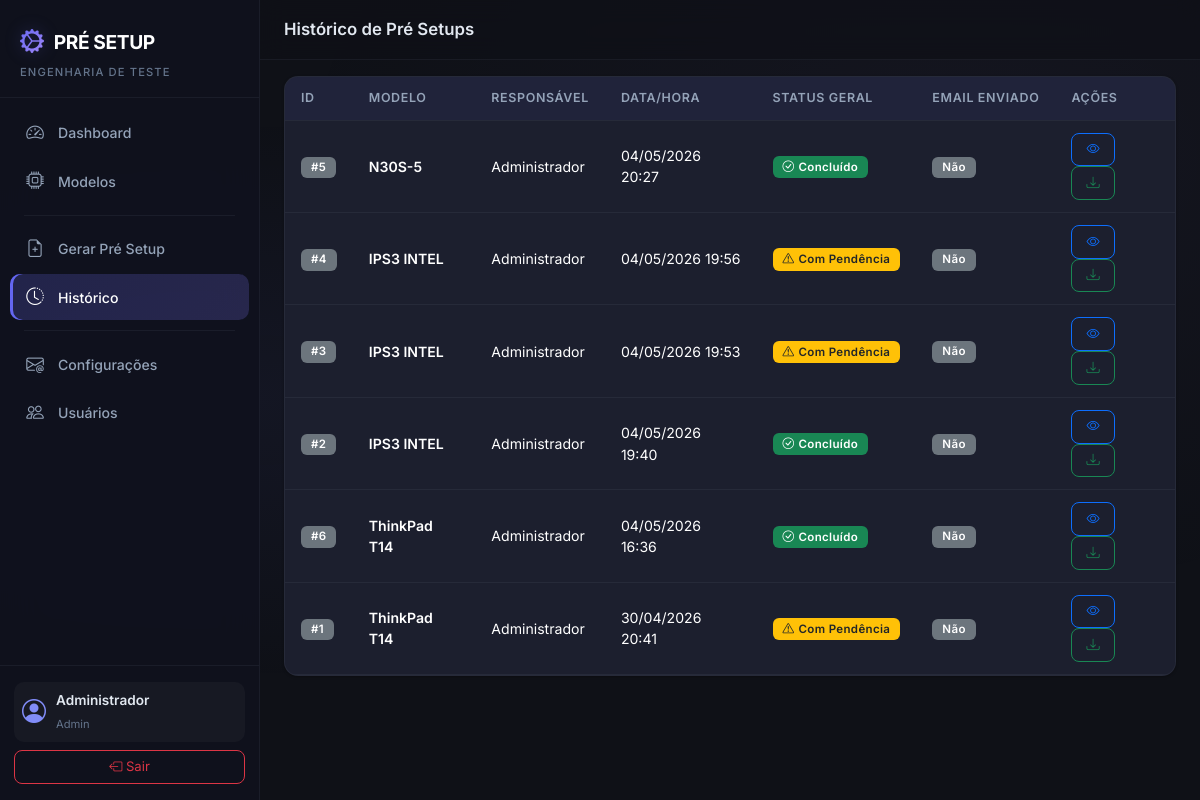
The page /setup/history (signed in) on the database as committed earlier.
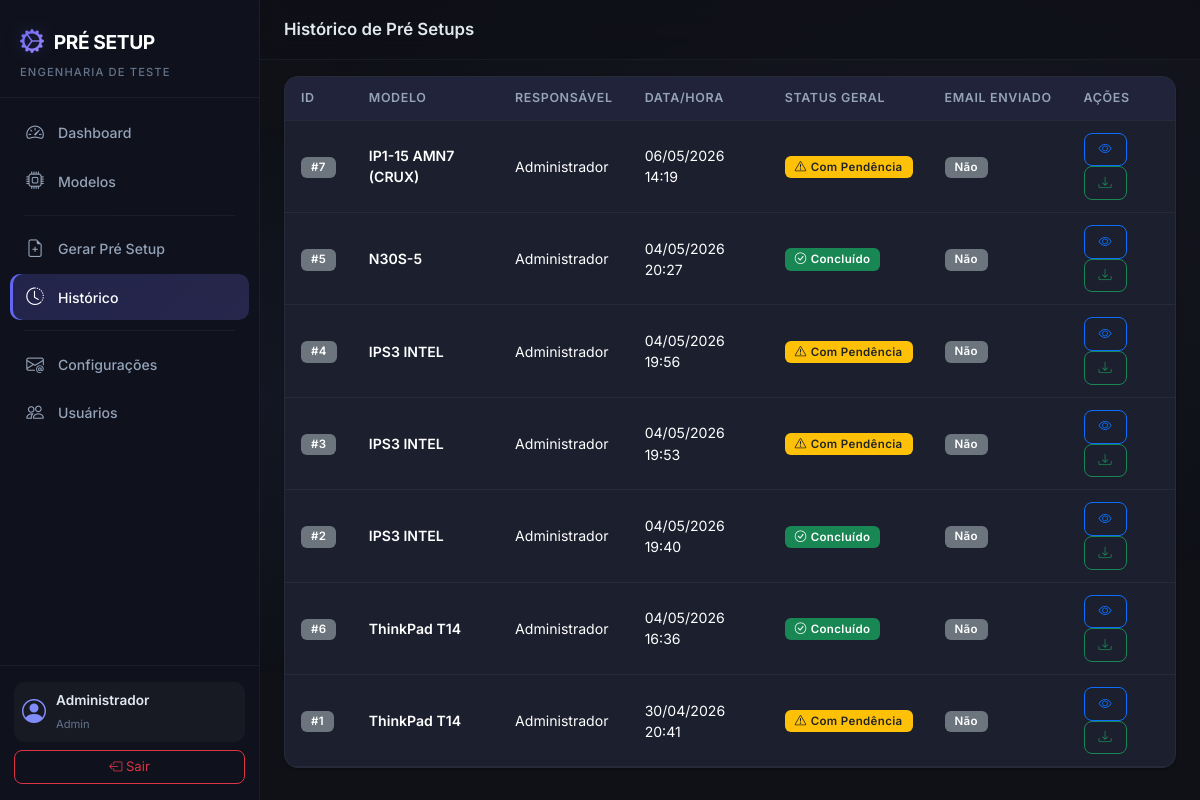
The same page on the database as committed later.
### app/models.py (models this page shows, shortened)
class PreSetup(db.Model):
    __tablename__ = 'pre_setups'
    id = db.Column(db.Integer, primary_key=True)
    product_model_id = db.Column(db.Integer, db.ForeignKey('product_models.id'), nullable=False)
    user_id = db.Column(db.Integer, db.ForeignKey('users.id'), nullable=False)
    num_bays = db.Column(db.Integer, nullable=False, default=1)
    station = db.Column(db.String(50), nullable=False)  # FCT, SHELL, IO
    generated_at = db.Column(db.DateTime, default=datetime.now)
    overall_status = db.Column(db.String(50), nullable=False)  # CONCLUÍDO, COM PENDÊNCIA
    pdf_filename = db.Column(db.String(300), nullable=True)
    email_sent = db.Column(db.Boolean, default=False)
    email_sent_at = db.Column(db.DateTime, nullable=True)
    setup_items = db.relationship('PreSetupItem', backref='pre_setup', lazy='dynamic',
                                  cascade='all, delete-orphan')

class ProductModel(db.Model):
    __tablename__ = 'product_models'
    id = db.Column(db.Integer, primary_key=True)
    name = db.Column(db.String(150), unique=True, nullable=False)
    product_type = db.Column(db.String(50), nullable=False)  # Notebook, Desktop, Tiny
    station = db.Column(db.String(50), nullable=True)  # FCT, SHELL, IO
    is_active = db.Column(db.Boolean, default=True)
    created_at = db.Column(db.DateTime, default=datetime.now)
    template_items = db.relationship('TemplateItem', backref='product_model', lazy='dynamic',
                                     cascade='all, delete-orphan')
    items = db.relationship('Item', backref='product_model', lazy='dynamic',
                            cascade='all, delete-orphan')
    setups = db.relationship('PreSetup', backref='product_model', lazy='dynamic')

class User(UserMixin, db.Model):
    __tablename__ = 'users'
    id = db.Column(db.Integer, primary_key=True)
    name = db.Column(db.String(150), nullable=False)
    email = db.Column(db.String(150), unique=True, nullable=False)
    password_hash = db.Column(db.String(256), nullable=False)
    profile = db.Column(db.String(50), nullable=False, default='Engenharia')  # Admin, Engenharia
    is_active_user = db.Column(db.Boolean, default=True)
    created_at = db.Column(db.DateTime, default=datetime.now)
    setups = db.relationship('PreSetup', backref='user', lazy='dynamic')
    @property
    def is_active(self):
        return self.is_active_user

### app/setup_requests/routes.py (the view)
@setup_bp.route('/history')
@login_required
def history():
    setups = PreSetup.query.order_by(PreSetup.generated_at.desc()).all()
    return render_template('setup/history.html', setups=setups)

### app/models.py (called while the page is built)
@login_manager.user_loader
def load_user(user_id):
    return User.query.get(int(user_id))

### app/templates/setup/history.html (shortened to what this page needs)
{% extends "base.html" %}
{% block page_title %}Histórico de Pré Setups{% endblock %}
{% block content %}
<div class="card card-custom">
    <div class="card-body p-0">
        {% if setups %}
        <div class="table-responsive">
            <table class="table table-custom mb-0">
                <thead>
                    <tr>
                        <th>ID</th>
                        <th>Modelo</th>
                        <th>Responsável</th>
                        <th>Data/Hora</th>
                        <th>Status Geral</th>
                        <th>Email Enviado</th>
                        <th>Ações</th>
                    </tr>
                </thead>
                <tbody>
                    {% for setup in setups %}
                    <tr>
                        <td><span class="badge bg-secondary">#{{ setup.id }}</span></td>
                        <td class="fw-semibold">{{ setup.product_model.name }}</td>
                        <td>{{ setup.user.name }}</td>
                        <td>{{ setup.generated_at.strftime('%d/%m/%Y %H:%M') }}</td>
                        <td>
                            {% if setup.overall_status == 'CONCLUÍDO' %}
                                <span class="badge bg-success"><i class="bi bi-check-circle me-1"></i>Concluído</span>
                            {% else %}
                                <span class="badge bg-warning text-dark"><i class="bi bi-exclamation-triangle me-1"></i>Com Pendência</span>
                            {% endif %}
                        </td>
                        <td>
                            {% if setup.email_sent %}
                                <span class="badge bg-info"><i class="bi bi-check me-1"></i>Sim</span>
                            {% else %}
                                <span class="badge bg-secondary">Não</span>
                            {% endif %}
                        </td>
                        <td>
                            <a href="{{ url_for('setup_requests.detail', setup_id=setup.id) }}" class="btn btn-sm btn-outline-primary" title="Ver detalhes">
                                <i class="bi bi-eye"></i>
                            </a>
                            {% if setup.pdf_filename %}
                            <a href="{{ url_for('setup_requests.download_pdf', setup_id=setup.id) }}" class="btn btn-sm btn-outline-success" title="Baixar PDF">
                                <i class="bi bi-download"></i>
                            </a>
                            {% endif %}
                        </td>
                    </tr>
                    {% endfor %}
                </tbody>
            </table>
        </div>
        {% endif %}
    </div>
</div>
{% endblock %}

Rows that differ between the two databases and show on the page:
added PreSetup: id "7", product_model.name "IP1-15 AMN7 (CRUX)", user.name "Administrador", generated_at "06/05/2026 14:19", overall_status "COM PENDÊNCIA" (drawn), email_sent "Não"
